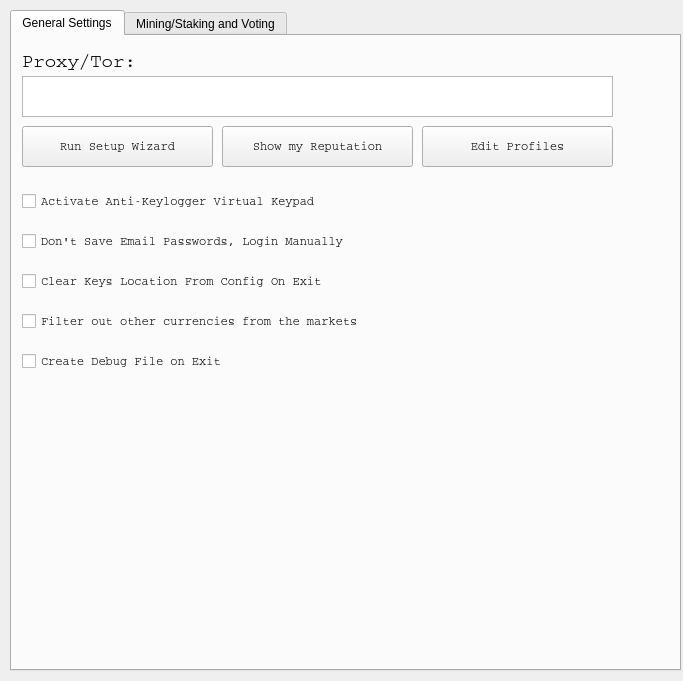
<?xml version="1.0" encoding="UTF-8"?>
<ui version="4.0">
 <class>Form</class>
 <widget class="QWidget" name="Form">
  <property name="geometry">
   <rect>
    <x>0</x>
    <y>0</y>
    <width>683</width>
    <height>681</height>
   </rect>
  </property>
  <property name="windowTitle">
   <string>Form</string>
  </property>
  <widget class="QTabWidget" name="SettingsTabs">
   <property name="geometry">
    <rect>
     <x>10</x>
     <y>10</y>
     <width>671</width>
     <height>661</height>
    </rect>
   </property>
   <property name="currentIndex">
    <number>0</number>
   </property>
   <widget class="QWidget" name="tab">
    <attribute name="title">
     <string>General Settings</string>
    </attribute>
    <widget class="QTextEdit" name="ProxyEdit">
     <property name="geometry">
      <rect>
       <x>10</x>
       <y>40</y>
       <width>591</width>
       <height>41</height>
      </rect>
     </property>
    </widget>
    <widget class="QLabel" name="ProxyLabel">
     <property name="geometry">
      <rect>
       <x>10</x>
       <y>10</y>
       <width>551</width>
       <height>31</height>
      </rect>
     </property>
     <property name="font">
      <font>
       <family>Courier</family>
       <pointsize>14</pointsize>
      </font>
     </property>
     <property name="text">
      <string>Proxy/Tor:</string>
     </property>
    </widget>
    <widget class="QPushButton" name="RunSetupWizard">
     <property name="geometry">
      <rect>
       <x>10</x>
       <y>90</y>
       <width>191</width>
       <height>41</height>
      </rect>
     </property>
     <property name="font">
      <font>
       <family>Courier</family>
       <pointsize>9</pointsize>
      </font>
     </property>
     <property name="text">
      <string>Run Setup Wizard</string>
     </property>
    </widget>
    <widget class="QPushButton" name="ShowReputation">
     <property name="geometry">
      <rect>
       <x>210</x>
       <y>90</y>
       <width>191</width>
       <height>41</height>
      </rect>
     </property>
     <property name="font">
      <font>
       <family>Courier</family>
       <pointsize>9</pointsize>
      </font>
     </property>
     <property name="text">
      <string>Show my Reputation</string>
     </property>
    </widget>
    <widget class="QPushButton" name="EditProfiles">
     <property name="geometry">
      <rect>
       <x>410</x>
       <y>90</y>
       <width>191</width>
       <height>41</height>
      </rect>
     </property>
     <property name="font">
      <font>
       <family>Courier</family>
       <pointsize>9</pointsize>
      </font>
     </property>
     <property name="text">
      <string>Edit Profiles</string>
     </property>
    </widget>
    <widget class="QCheckBox" name="ActivateAntiKeylogger">
     <property name="geometry">
      <rect>
       <x>10</x>
       <y>150</y>
       <width>591</width>
       <height>31</height>
      </rect>
     </property>
     <property name="font">
      <font>
       <family>Courier</family>
       <pointsize>9</pointsize>
      </font>
     </property>
     <property name="text">
      <string>Activate Anti-Keylogger Virtual Keypad</string>
     </property>
    </widget>
    <widget class="QCheckBox" name="DontSavePasswords">
     <property name="geometry">
      <rect>
       <x>10</x>
       <y>190</y>
       <width>591</width>
       <height>31</height>
      </rect>
     </property>
     <property name="font">
      <font>
       <family>Courier</family>
       <pointsize>9</pointsize>
      </font>
     </property>
     <property name="text">
      <string>Don't Save Email Passwords, Login Manually</string>
     </property>
    </widget>
    <widget class="QCheckBox" name="FilterCurrencies">
     <property name="geometry">
      <rect>
       <x>10</x>
       <y>270</y>
       <width>591</width>
       <height>31</height>
      </rect>
     </property>
     <property name="font">
      <font>
       <family>Courier</family>
       <pointsize>9</pointsize>
      </font>
     </property>
     <property name="text">
      <string>Filter out other currencies from the markets</string>
     </property>
    </widget>
    <widget class="QCheckBox" name="ClearKeysOnExit">
     <property name="geometry">
      <rect>
       <x>10</x>
       <y>230</y>
       <width>591</width>
       <height>31</height>
      </rect>
     </property>
     <property name="font">
      <font>
       <family>Courier</family>
       <pointsize>9</pointsize>
      </font>
     </property>
     <property name="text">
      <string>Clear Keys Location From Config On Exit</string>
     </property>
    </widget>
    <widget class="QCheckBox" name="DebugOnExit">
     <property name="geometry">
      <rect>
       <x>10</x>
       <y>310</y>
       <width>591</width>
       <height>31</height>
      </rect>
     </property>
     <property name="font">
      <font>
       <family>Courier</family>
       <pointsize>9</pointsize>
      </font>
     </property>
     <property name="text">
      <string>Create Debug File on Exit</string>
     </property>
    </widget>
   </widget>
   <widget class="QWidget" name="tab_2">
    <attribute name="title">
     <string>Mining/Staking and Voting</string>
    </attribute>
    <widget class="QLabel" name="ColdStakingLabel">
     <property name="geometry">
      <rect>
       <x>10</x>
       <y>10</y>
       <width>641</width>
       <height>31</height>
      </rect>
     </property>
     <property name="font">
      <font>
       <family>Courier</family>
       <pointsize>10</pointsize>
      </font>
     </property>
     <property name="text">
      <string>Cold Staking IP Address (Stake using 2 Step Send):</string>
     </property>
    </widget>
    <widget class="QCheckBox" name="EnableStaking">
     <property name="geometry">
      <rect>
       <x>10</x>
       <y>100</y>
       <width>641</width>
       <height>31</height>
      </rect>
     </property>
     <property name="font">
      <font>
       <family>Courier</family>
       <pointsize>9</pointsize>
      </font>
     </property>
     <property name="text">
      <string>Enable Staking (when account is unlocked)</string>
     </property>
    </widget>
    <widget class="QTextEdit" name="ColdStakingIP">
     <property name="geometry">
      <rect>
       <x>10</x>
       <y>40</y>
       <width>591</width>
       <height>41</height>
      </rect>
     </property>
    </widget>
    <widget class="QPushButton" name="AddRemoveVotes">
     <property name="geometry">
      <rect>
       <x>10</x>
       <y>150</y>
       <width>191</width>
       <height>41</height>
      </rect>
     </property>
     <property name="font">
      <font>
       <family>Courier</family>
       <pointsize>9</pointsize>
      </font>
     </property>
     <property name="text">
      <string>Add Vote</string>
     </property>
    </widget>
    <widget class="QPushButton" name="CountVotes">
     <property name="geometry">
      <rect>
       <x>210</x>
       <y>150</y>
       <width>191</width>
       <height>41</height>
      </rect>
     </property>
     <property name="font">
      <font>
       <family>Courier</family>
       <pointsize>9</pointsize>
      </font>
     </property>
     <property name="text">
      <string>Count Votes</string>
     </property>
    </widget>
    <widget class="QListWidget" name="listWidget">
     <property name="geometry">
      <rect>
       <x>10</x>
       <y>210</y>
       <width>391</width>
       <height>401</height>
      </rect>
     </property>
    </widget>
    <widget class="QComboBox" name="PeggingVote">
     <property name="geometry">
      <rect>
       <x>410</x>
       <y>150</y>
       <width>241</width>
       <height>41</height>
      </rect>
     </property>
     <item>
      <property name="text">
       <string>Automate Pegging Vote</string>
      </property>
     </item>
     <item>
      <property name="text">
       <string>Vote To Deflate/Freeze Supply</string>
      </property>
     </item>
     <item>
      <property name="text">
       <string>Vote To Inflate/Unfreeze Supply</string>
      </property>
     </item>
     <item>
      <property name="text">
       <string>Vote To Maintain Supply</string>
      </property>
     </item>
    </widget>
   </widget>
  </widget>
 </widget>
 <resources/>
 <connections/>
</ui>
